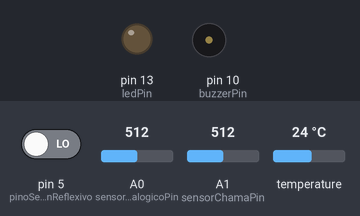
The sketch below on a simulated Arduino Uno, built with avr-gcc and run on an emulated ATmega328P. Parts: output pins drawn as LEDs (lit = HIGH), buzzer (waves = sounding). The test bench sets the inputs (shaded band); at power-on: pin 5 (pinoSensorOptionReflexivo) LOW, A0 (sensorLuzAnalogicoPin) = 512, A1 (sensorChamaPin) = 512, temperature 24 °C. What the sketch prints to the serial monitor is not drawn.

Above: at 0.4 s.
Timing chart, 0 to 5.4 s (numbered marks = the images above):
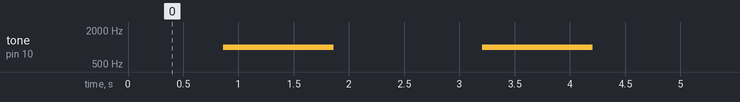

Measured:
- by itself, tone on pin 10 (buzzerPin): alternates 1000 Hz for 1.0 s and silent for 1.3 s

The sketch:

leitura_sensores.ino
```cpp
#include <OneWire.h> // sensor temperatura
#include <DallasTemperature.h> // sensor temperatura
#include <Servo.h> // servo
#include <LiquidCrystal.h> // liquid cristal.
#include <Rtc_Pcf8563.h> // real time clock

// ativa/desativa debug
const boolean DEBUG_ENABLE = true;

// definicao dos pinos
const int buttonPin = 12;
const int ledPin =  13;
const int buzzerPin = 10;
const int sensorTemperaturaPin = 7; // Define pino do sensor
//const int servoPin =  6 ;
const int pinoSensorOptionReflexivo  = 5;
int sensorLuzAnalogicoPin = A0;
int sensorChamaPin = A1;
int sensorInclinacao = 6;

// objetos.
OneWire oneWire(sensorTemperaturaPin); // Cria um objeto OneWire
DallasTemperature sensor(&oneWire); // Informa a referencia da biblioteca dallas temperature para Biblioteca onewire
DeviceAddress endereco_temp; // Cria um endereco temporario da leitura do sensor
Servo s; // Variável Servo
LiquidCrystal lcd(2, 3, 4, 6, 8, 9); // definicao das portas do led
Rtc_Pcf8563 rtc; // realtime

// variaveis diversas.
int pos; // Posição Servo
int TIME_DELAY = 500;

void setup() {
  Serial.begin(9600);
  setupPinos();
  setupSensorTemperatura();
 // setupServoMotor();
  setupClock();
}

void loop() {
 // mostraData();
 // mostraHora();

  float temperatura = leituraSensorTemperatura();
  int luminosidade = leituraSensorLuz();
  int chamaCalor = leituraSensorChama();
  int inclinacao = leituraSensorInclinacao();
  int opticoReflexivo = leituraSensorOpticoReflexivo();

  if(inclinacao  == 0){
    toneBuzzer();
  }

  //ligaRelePelaTemperatura(temperatura);
  //ligaReleNoHorario(7,50);
  //desligaReleNoHorario(8,05);
  delay(TIME_DELAY);

}


//void ligaReleNoHorario(int hora, int minuto){
//  if( rtc.getHour() == hora && rtc.getMinute() == minuto){
//    String message = "Ligando rele ";
//    message.concat(String(hora));
//    message.concat(String(":"));
//    message.concat(String(minuto));
//    digitalWrite(releUmPin, LOW,message);
//  }
//}

//void desligaReleNoHorario(int hora, int minuto){
//  if( rtc.getHour() == hora && rtc.getMinute() == minuto){
//    String message = "Desligando rele ";
//    message.concat(String(hora));
//    message.concat(String(":"));
//    message.concat(String(minuto));
//    digitalWrite(releUmPin, HIGH,message);
//  }
//}

void setupPinos(){
  pinMode(ledPin, OUTPUT);
  pinMode(buttonPin, INPUT);
  pinMode(buzzerPin,OUTPUT);
  pinMode(pinoSensorOptionReflexivo ,INPUT);
  digitalWrite(pinoSensorOptionReflexivo, LOW);
  pinMode(sensorChamaPin, INPUT);
  pinMode(sensorLuzAnalogicoPin, INPUT);
  pinMode(sensorInclinacao,INPUT);
}


void mostraData(){
   Serial.print("Data Atual: ");
   Serial.println(rtc.formatDate());
}

void mostraHora(){
   Serial.print("Hora Atual: ");
   Serial.println(rtc.formatTime());
}

void digitalWrite(int pin, int status, String texto){
  int statusAtual = digitalRead(pin);
  if(statusAtual != status){
    digitalWrite(pin, status);
    Serial.println(texto);
  }
}
//void  processaCliqueBotao(int buttonState){
//
//  if (buttonState == HIGH) {
//
//    digitalWrite(ledPin, HIGH);
//    tone(buzzerPin,1000);
//    delay(500);
//    noTone(buzzerPin);
//
//  } else {
//    digitalWrite(ledPin, LOW);
//  }
//
//}

void toneBuzzer(){
    tone(buzzerPin,1000);
    delay(1000);
    noTone(buzzerPin);
}


int leituraBotao(){
  return digitalRead(buttonPin);
}

// 0 = inclinado, 1 = nao inclinado
int leituraSensorInclinacao(){
  int ret =   digitalRead(sensorInclinacao);
  String message = "Inclinacao: ";
  message.concat(String(ret));
  debug(message);
  return ret;
}

// quanto maior o valor, mais luz possui.
int leituraSensorLuz(){
  int ret =   analogRead(sensorLuzAnalogicoPin);
  String message = "Luminosidade: ";
  message.concat(String(ret));
  debug(message);
  return ret;
}

// quanto menor, mais chama existe.
int leituraSensorChama(){
  int ret =   analogRead(sensorChamaPin);
  String message = "Chama/Calor: ";
  message.concat(String(ret));
  debug(message);
  return ret;
}

// TODO nao esta funcionando.
int leituraSensorOpticoReflexivo(){
  int ret =   digitalRead(pinoSensorOptionReflexivo);
  String message = "Optico Refliexivo: ";
  message.concat(String(ret));
  debug(message);
  return ret;
}

float leituraSensorTemperatura(){
  float temperatura = 0;
  sensor.requestTemperatures(); // Envia comando para realizar a conversão de temperatura
  if (!sensor.getAddress(endereco_temp,0)) { // Encontra o endereco do sensor no barramento
    Serial.println("SENSOR TEMPERATURA NAO CONECTADO"); // Sensor conectado, imprime mensagem de erro
    toneBuzzer();
  } else {
    temperatura = sensor.getTempC(endereco_temp);
    String message = "Temperatura: ";
    message.concat(String(temperatura));
    message.concat(" C");
    debug(message);
  }
  return temperatura;
}


void debug(String texto){
  if(DEBUG_ENABLE){
    Serial.print("DEBUG: ");
    Serial.println(texto);
  }
}

void debug(float texto){
  if(DEBUG_ENABLE){
    Serial.print("DEBUG: ");
    Serial.println(texto);
  }
}


void setupSensorTemperatura(){
  sensor.begin();  // Inicia o sensor temperatura
}

//void setupServoMotor(){
//  s.attach(servoPin); // inicia servo com sua porta.
//  s.write(0); // Inicia motor posição zero
//}

void setupClock(){
  // codigo que deve ser executado para setar o modulo realtime
 // rtc.initClock();
  //set a time to start with.
  //day, weekday, month, century, year
//    rtc.setDate(04, 3, 3, 21, 21);
//    //hr, min, sec
//    rtc.setTime(9, 26, 00);

}
```
